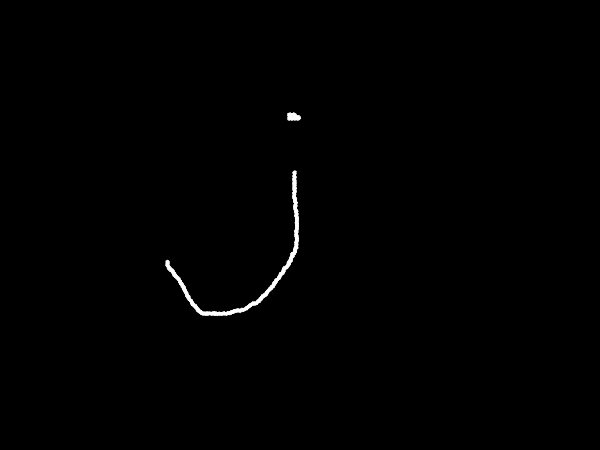
#> input picture OpenCV/image/dilation.bmp, 600 x 450 px, found by its file name
$ jupyter execute --allow-errors 3.1.2_morphological_ops.ipynb
#> lines starting #> are read from the running program, lines starting #| are printed output that depends on the picture; after the words box and inside, x2 and y2 are one past the last pixel; in counts of white or black regions, pixels touching at a corner belong together
# 3.1.2 形態學操作 (Morphological Operations)

**WBS 3.1.2**: 形態學操作 - 侵蝕、膨脹、開運算、閉運算、梯度、頂帽、黑帽變換

本模組涵蓋 OpenCV 形態學操作的完整介紹，從基本概念到實際應用。

<div style="page-break-after: always"></div>

# Module 9. 形態學

## 9-1: 形態學介紹
>影像處理中指的形態學，往往表示的是數學形態學。

>數學形態學（Mathematical morphology） 是一門建立在格論和拓撲學基礎之上的影像分析學科，是數學形態學影像處理的基本理論。其基本的運算包括：`二值侵蝕和膨脹、二值開閉運算、骨架抽取、極限侵蝕、擊中擊不中變換、形態學梯度、Top-hat變換、顆粒分析、流域變換、灰值侵蝕和膨脹、灰值開閉運算、灰值形態學梯度等`。

>簡單來講，形態學操作就是基於形狀的一系列影像處理操作。OpenCV為進行影像的形態學變換提供了快捷、方便的函式。最基本的形態學操作有二種，他們是：`侵蝕與膨脹` ( Erosion 與 Dilation )。

> 侵蝕與膨脹能實現多種多樣的功能，主要如下：

> * 消除噪聲
> * 分割 ( isolate ) 出獨立的影像元素，在影像中連線(join)相鄰的元素。
> * 尋找影像中的明顯的極大值區域或極小值區域
> * 求出影像的梯度

## 9-2: 什麼是形態學
> 形態學操作是根據影像形狀進行的簡單操作,一般情況下對`二值化影像`進行的操作。需要輸入兩個引數，一個是原始影像，第二個被稱為結構化元素或核，它是用來決定操作的性質的。<br>

> 兩個基本的形態學操作是侵蝕和膨脹。他們的變體構成了開運算，閉運算，梯度等。

## 9-3: 侵蝕、膨脹、開運算、閉運算

>### Erode 侵蝕 : 以 Kernel 中心點移動
> 卷積核沿著圖像滑動，如果與卷積核對應的原圖像的`所有圖元值與 Kernel 相同, 那麼中心元素就給 1，否則就變為零`。根據卷積核的大小靠近前景的所有圖元都會被侵蝕掉（變為0），所以`前景物體會變小`，整幅圖像的白色區域會減少。這對於`去除白色雜訊很有用`，也可以用來斷開兩個連在一塊的物體等。

> cv2.erode(img, kernel=None, iterations =1)

> * img : 指需要侵蝕的圖
> * kernel : 指侵蝕操作的內核，默認是一個簡單的 3X3 全 1 的矩陣，我們也可以利用 getStructuringElement（）函數指明它的形狀
> * iterations : 指的是侵蝕次數，省略是默認為1

>在進行侵蝕和膨脹的講解之前，首先需要注意，侵蝕和膨脹是對白色部分（高亮部分）而言的，不是黑色部分。膨脹就是影像中的高亮部分進行膨脹，`領域擴張`，效果圖擁有比原圖更大的高亮區域。侵蝕就是原圖中的高亮部分被侵蝕，`領域被蠶食`，效果圖擁有比原圖更小的高亮區域

>></img>

[cell 1]
import cv2
import numpy as np
img=np.zeros((7, 7), np.uint8)
img[1:6, 1:6]=1

kernel = np.ones((3, 3),np.uint8)  # try  [3, 3]
erosion = cv2.erode(img, kernel, iterations = 1)     # 調整 interation 試一試
print(f'img =\n{img}\n\n'
      f'kernel =\n{kernel}\n\n'
      f'erosion =\n{erosion}')

[cell 2]
import cv2
import numpy as np
o=cv2.imread('../assets/images/basic/erode.bmp')
kernel33 = np.ones((3, 3), np.uint8)
#> (the rest of this cell did not finish here and is left out)

### Dilate 膨脹
> 與侵蝕相反，與卷積核對應的原圖像的圖元值中`只要有一個是 1`，中心元素的圖元值就是 1。所以這個操作會增加圖像中的白色區域（前景）。一般在去雜訊時先用侵蝕再用膨脹。因為侵蝕在去掉白色雜訊的同時，也會使前景對像變小。所以我們再對他進行膨脹。這時雜訊已經被去除了，不會再回來了，但是前景還在並會增加。

> 膨脹也可以用來連接兩個分開的物體。其實，膨脹就是求區域性最大值的操作。按數學方面來說，膨脹或者侵蝕操作就是將影像（或影像的一部分割槽域，我們稱之為 A）與核（我們稱之為 B）進行卷積。

>核可以是任何的形狀和大小，它擁有一個單獨定義出來的參考點，我們稱其為錨點（anchorpoint）。多數情況下，核是一個小的中間帶有參考點和實心正方形或者圓盤，其實，我們可以把核視為模板或者掩碼。

>而膨脹就是求區域性最大值的操作，核B與圖形卷積，即計算核B覆蓋的區域的畫素點的最大值，並把這個最大值賦值給參考點指定的畫素。這樣就會使影像中的高亮區域逐漸增長。如下圖所示，這就是膨脹操作的初衷。<br>
>> </img>

[cell 3]
import cv2
import numpy as np

img=np.zeros((5, 5),np.uint8)
img[2:3, 1:4]=1

kernel = np.ones((3,1), np.uint8)
dilation = cv2.dilate(img, kernel)

print(f'img=\n{img}\n\n'
      f'kernel=\n{kernel}\n\n'
      f'dilation\n{dilation}')

### 不同大小的 Kernel 膨脹 dilate

[cell 4]
import cv2
import numpy as np
o=cv2.imread('../assets/images/basic/dilation.bmp')
#> o is the input picture: shape (450, 600, 3); min 0, max 255, mean 1.2

kernel55 = np.ones((5, 5), np.uint8)
kernel99 = np.ones((9 ,9), np.uint8)

dilation55 = cv2.dilate(o, kernel55)
dilation99 = cv2.dilate(o, kernel99)

cv2.imshow('original',o)
cv2.imshow('dilation55', dilation55)
cv2.imshow('dilation99', dilation99)

cv2.waitKey()
cv2.destroyAllWindows()
cv2.waitKey(1)

### erode & dilate

[cell 5]
import numpy as np
import argparse
import cv2

image = cv2.imread('../assets/images/basic/coins.jpg')
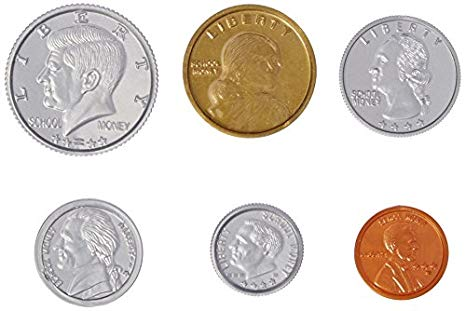
#> input picture assets/images/basic/coins.jpg, 466 x 311 px
#> image is the input picture: shape (311, 466, 3); mean B, G, R 203.5, 210.6, 219.3
cv2.imshow('Original', image)

gray = cv2.cvtColor(image, cv2.COLOR_BGR2GRAY)
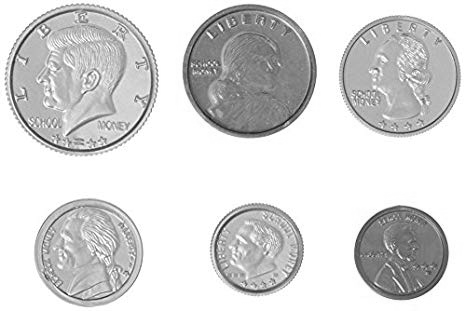
#> gray: shape (311, 466); min 5, max 255, mean 212.4
# cv2.imshow('Gray', gray)

th, thresh = cv2.threshold(gray, 225, 255, cv2.THRESH_BINARY_INV)  # 先二值 0, 255
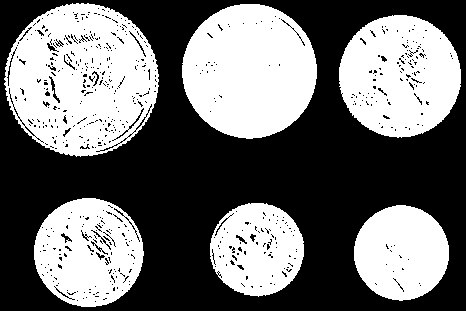
#> thresh: shape (311, 466); 44.6% white; 6 white regions, box (x1, y1, x2, y2) and area: (4, 3, 159, 157) 16913, (182, 4, 317, 139) 14159, (339, 15, 461, 138) 11310, (34, 198, 144, 307) 8703, (354, 205, 449, 301) 7047, (210, 203, 304, 297) 6476
cv2.imshow(f'Thresh : {th}', thresh)

# we apply erosions to reduce the size of foreground objects
mask = cv2.erode(thresh.copy(), None, iterations=1)    # None : kernel  default is a simple 3x3 matrix
#> mask: shape (311, 466); 36.4% white; 87 white regions (79 under 20 px), largest, box (x1, y1, x2, y2) and area: (183, 5, 316, 138) 13250, (10, 4, 157, 155) 11899, (340, 16, 460, 136) 9494
cv2.imshow('Eroded', mask)

# similarly, dilations can increase the size of the ground objects
mask = cv2.dilate(thresh.copy(), None, iterations=1)   # None : kernel  default is a simple 3x3 matrix
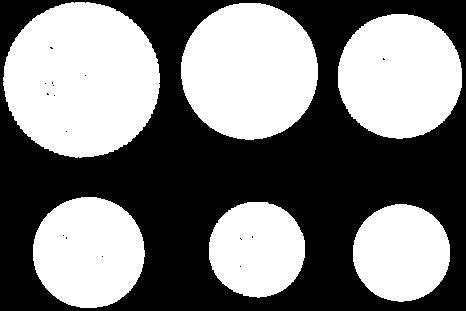
#> mask: shape (311, 466); 48.8% white; 6 white regions, box (x1, y1, x2, y2) and area: (3, 2, 160, 158) 19103, (181, 3, 318, 140) 14796, (338, 14, 462, 139) 12235, (33, 197, 145, 308) 9804, (353, 204, 450, 302) 7476, (209, 202, 305, 298) 7269
cv2.imshow('Dilated', mask)

cv2.waitKey(0)
cv2.destroyAllWindows()
cv2.waitKey(1)

### Open : MORPH_OPEN
> 先 erode 再 dilate 叫 open 運算，作用能消除圖片上的小標點<br>
> 降噪, 計數

[cell 6]
import cv2
import numpy as np
img1=cv2.imread('../assets/images/basic/opening.bmp')
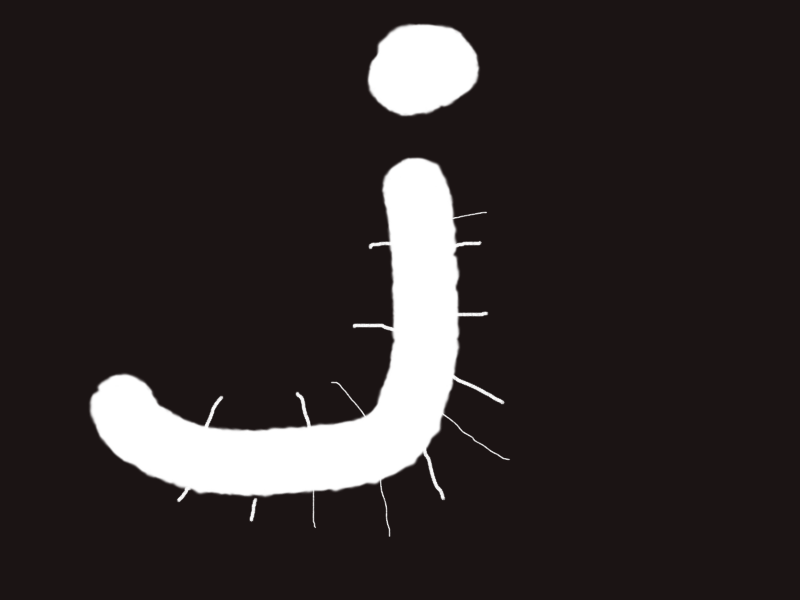
#> input picture OpenCV/image/opening.bmp, 800 x 600 px, found by its file name
#> img1 is the input picture: shape (600, 800, 3); mean B, G, R 43.7, 43.7, 50
img2=cv2.imread('../assets/images/basic/opening2.bmp')
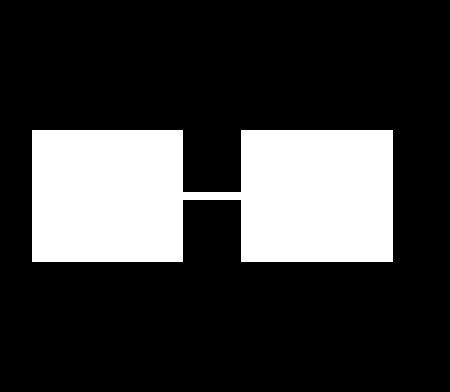
#> input picture OpenCV/image/opening2.bmp, 450 x 392 px, found by its file name
#> img2 is the input picture: shape (392, 450, 3); 22.9% white; 1 white region, box (x1, y1, x2, y2) and area: (32, 130, 393, 262) 40460

k=np.ones((10,10),np.uint8)

r1=cv2.morphologyEx(img1, cv2.MORPH_OPEN, k)   # MORPH_OPEN
r2=cv2.morphologyEx(img2, cv2.MORPH_OPEN, k)
#> r2: shape (392, 450, 3); 22.7% white; 2 white regions, box (x1, y1, x2, y2) and area: (242, 131, 394, 263) 20064, (33, 131, 184, 263) 19932

cv2.imshow('img1', img1)
cv2.imshow('result1', r1)
cv2.imshow('img2', img2)
cv2.imshow('result2', r2)

cv2.waitKey()
cv2.destroyAllWindows()
cv2.waitKey(1)

### Close : MORPH_CLOSE
> 先 dilate, 再 erode : 它經常被用來填充前景物體中的小洞，或者前景物體上的小黑點。不同前景影像連接

[cell 7]
import cv2
import numpy as np
img=cv2.imread('../assets/images/basic/closing.bmp')
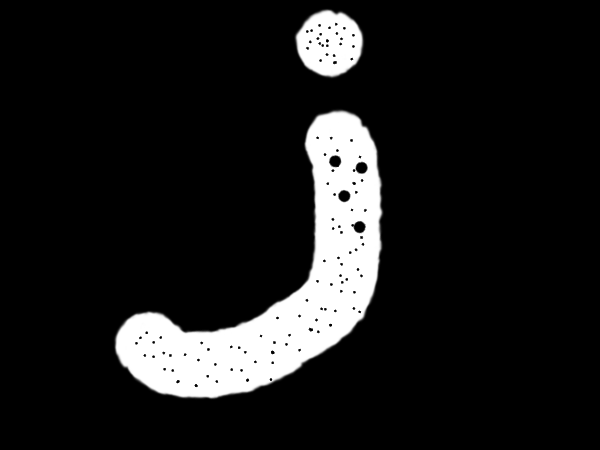
#> input picture OpenCV/image/closing.bmp, 600 x 450 px, found by its file name
#> img is the input picture: shape (450, 600, 3); min 0, max 255, mean 28.3

k=np.ones((11, 11),np.uint8)

r=cv2.morphologyEx(img, cv2.MORPH_CLOSE, k, iterations=1)

cv2.imshow('img1',img)
cv2.imshow('result1',r)

cv2.waitKey()
cv2.destroyAllWindows()
cv2.waitKey(1)

### opening vs. closing

[cell 8]
import cv2
import numpy as np

img1 = cv2.imread('../assets/images/basic/opening.png', 0)
#> img1: shape (600, 800); min 22, max 255, mean 45.5
img2 = cv2.imread('../assets/images/basic/closing.png', 0)
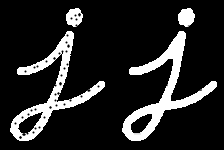
#> input picture OpenCV/image/closing.png, 224 x 150 px, found by its file name
#> img2 is the input picture: shape (150, 224); min 0, max 255, mean 38.1

kernel = np.ones((5, 5), np.uint8)

opening = cv2.morphologyEx(img1, cv2.MORPH_OPEN, kernel)
cv2.imshow('img1', cv2.resize(img1, (360, 240)))
cv2.imshow('img1 Opening', cv2.resize(opening, (360, 240)))
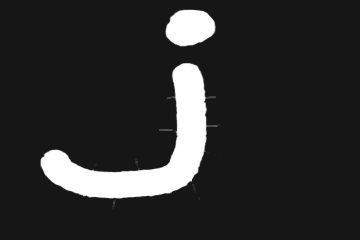
#> window 'img1 Opening': shape (240, 360); min 22, max 255, mean 44.9

closing = cv2.morphologyEx(img2, cv2.MORPH_CLOSE, kernel)
cv2.imshow('img2', cv2.resize(img2, (360, 240)))
cv2.imshow('img2 Closing', cv2.resize(closing, (360, 240)))
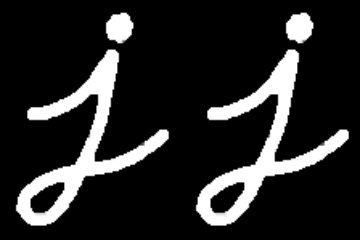
#> window 'img2 Closing': shape (240, 360); min 0, max 255, mean 39.6

cv2.waitKey(0)
cv2.destroyAllWindows()
cv2.waitKey(1)
